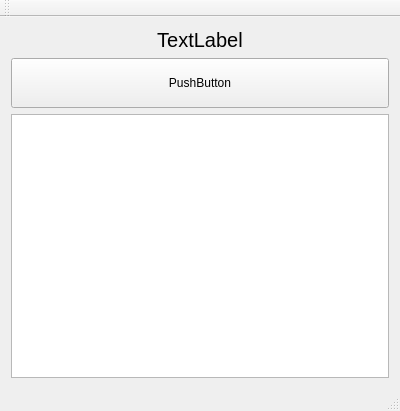
<?xml version="1.0" encoding="UTF-8"?>
<ui version="4.0">
 <class>MainWindow</class>
 <widget class="QMainWindow" name="MainWindow">
  <property name="geometry">
   <rect>
    <x>0</x>
    <y>0</y>
    <width>400</width>
    <height>411</height>
   </rect>
  </property>
  <property name="windowTitle">
   <string>MainWindow</string>
  </property>
  <widget class="QWidget" name="centralWidget">
   <layout class="QVBoxLayout" name="verticalLayout">
    <item>
     <widget class="QLabel" name="label">
      <property name="font">
       <font>
        <pointsize>15</pointsize>
       </font>
      </property>
      <property name="text">
       <string>TextLabel</string>
      </property>
      <property name="alignment">
       <set>Qt::AlignCenter</set>
      </property>
     </widget>
    </item>
    <item>
     <widget class="QPushButton" name="pushButton">
      <property name="minimumSize">
       <size>
        <width>0</width>
        <height>50</height>
       </size>
      </property>
      <property name="text">
       <string>PushButton</string>
      </property>
     </widget>
    </item>
    <item>
     <widget class="QListView" name="listView">
      <property name="editTriggers">
       <set>QAbstractItemView::NoEditTriggers</set>
      </property>
     </widget>
    </item>
   </layout>
  </widget>
  <widget class="QMenuBar" name="menuBar">
   <property name="geometry">
    <rect>
     <x>0</x>
     <y>0</y>
     <width>400</width>
     <height>21</height>
    </rect>
   </property>
  </widget>
  <widget class="QToolBar" name="mainToolBar">
   <attribute name="toolBarArea">
    <enum>TopToolBarArea</enum>
   </attribute>
   <attribute name="toolBarBreak">
    <bool>false</bool>
   </attribute>
  </widget>
  <widget class="QStatusBar" name="statusBar"/>
 </widget>
 <layoutdefault spacing="6" margin="11"/>
 <resources/>
 <connections/>
</ui>
